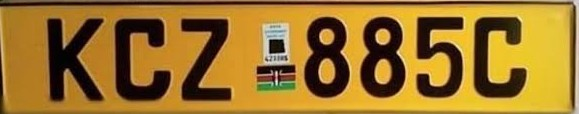
#> input picture plates2(advanced)/imgs/kcz.jpeg, 579 x 114 px
$ python main.py   (older library calls are emulated)
#> lines starting #> are read from the running program, lines starting #| are printed output that depends on the picture; after the words box and inside, x2 and y2 are one past the last pixel; in counts of white or black regions, pixels touching at a corner belong together
#> further down, img is the input picture: shape (114, 579, 3); mean B, G, R 43.3, 115.4, 154.3

import cv2
import pytesseract
import re

def recognize_plate(img):
    # grayscale region within bounding box
    gray = cv2.cvtColor(img, cv2.COLOR_RGB2GRAY)
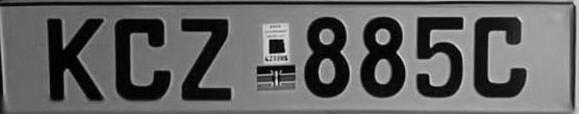
#> gray: shape (114, 579); min 0, max 239, mean 98.3
    # perform gaussian blur to smoothen image
    blur = cv2.GaussianBlur(gray, (5,5), 0)
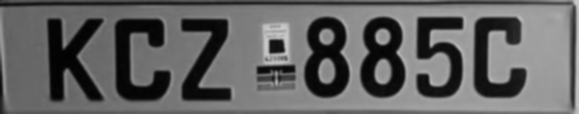
#> blur: shape (114, 579); min 2, max 203, mean 98.1
    # threshold the image using Otsus method to preprocess for tesseract
    ret, thresh = cv2.threshold(gray, 0, 255, cv2.THRESH_OTSU | cv2.THRESH_BINARY_INV)
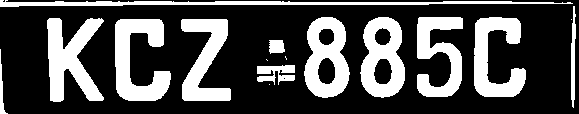
#> thresh: shape (114, 579); 29.8% white; 16 white regions (4 under 20 px), largest, box (x1, y1, x2, y2) and area: (47, 18, 104, 102) 2641, (115, 19, 171, 101) 2615, (304, 17, 350, 98) 2335
#> ret = 75
    # create rectangular kernel for dilation
    rect_kern = cv2.getStructuringElement(cv2.MORPH_RECT, (5,5))
    # apply dilation to make regions more clear
    dilation = cv2.dilate(thresh, rect_kern, iterations = 1)
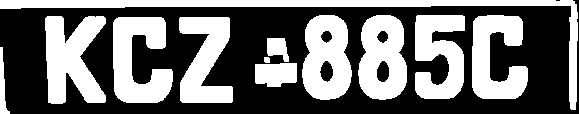
#> dilation: shape (114, 579); 43.7% white; 12 white regions
    # find contours of regions of interest within license plate
    try:
        contours, hierarchy = cv2.findContours(dilation, cv2.RETR_TREE, cv2.CHAIN_APPROX_SIMPLE)
#> contours = 16 contours; largest, box (x1, y1, x2, y2) and area: (0, 0, 578, 110) 4139, (45, 16, 106, 104) 3402, (302, 15, 352, 100) 3347, (358, 15, 407, 100) 3320, (113, 17, 173, 103) 3250
    except:
        ret_img, contours, hierarchy = cv2.findContours(dilation, cv2.RETR_TREE, cv2.CHAIN_APPROX_SIMPLE)
    sorted_contours = sorted(contours, key=lambda ctr: cv2.boundingRect(ctr)[0])
#> sorted_contours has the same summary as contours

    im2 = gray.copy()
    plate_num = ""
    # loop through contours and find individual letters and numbers in license plate
    for cnt in sorted_contours:
        x,y,w,h = cv2.boundingRect(cnt)
        height, width = im2.shape
        # if height of box is not tall enough relative to total height then skip
        if height / float(h) > 6: continue

        ratio = h / float(w)
        # if height to width ratio is less than 1.5 skip
        if ratio < 1: continue

        # if width is not wide enough relative to total width then skip
        if width / float(w) > 15: continue

        area = h * w
        # if area is less than 100 pixels skip
        if area < 100: continue

        # draw the rectangle
        rect = cv2.rectangle(im2, (x,y), (x+w, y+h), (0,255,0),2)
        # grab character region of image
        roi = thresh[y-5:y+h+5, x-5:x+w+5]
        # perfrom bitwise not to flip image to black text on white background
        roi = cv2.bitwise_not(roi)
        # perform another blur on character region
        roi = cv2.medianBlur(roi, 5)
        try:
            text = pytesseract.image_to_string(roi, config='-c tessedit_char_whitelist=0123456789ABCDEFGHIJKLMNOPQRSTUVWXYZ --psm 8 --oem 3')
            # clean tesseract text by removing any unwanted blank spaces
            clean_text = re.sub('[\W_]+', '', text)
            plate_num += clean_text
        except:
            text = None
#> this loop made 3 passes
#> (x, y, w, h, ratio) on passes 1 to 2: (0, 47, 10, 67, 6.7), (0, 0, 578, 110, 0.19)
#> (x, y, w, h, ratio, area) on pass 3: (45, 16, 61, 88, 1.44, 5368)
#> pass 3, in recognize_plate, `roi = thresh[y-5:y+h+5, x-5:x+w+5]`:
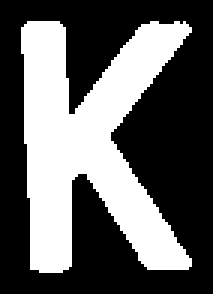
#> roi: shape (98, 71) (shown 3 times larger); 38% white; 1 white region, box (x1, y1, x2, y2) and area: (7, 7, 64, 91) 2641
#> pass 3, in recognize_plate, `roi = cv2.medianBlur(roi, 5)`:
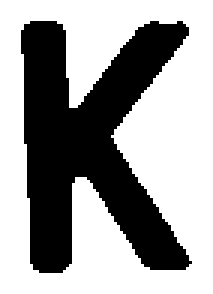
#> roi: shape (98, 71) (shown 3 times larger); 62.1% white; 1 black region, box (x1, y1, x2, y2) and area: (7, 7, 64, 91) 2634
#> after the loop, plate_num = ''
    if plate_num != None:
        print("License Plate #: ", plate_num)
    cv2.imshow("Character's Segmented", im2)
    cv2.waitKey(0)
    return plate_num

if __name__ == '__main__':
    img = cv2.imread('./imgs/kcz.jpeg')
#> (the run stopped early here; a loop or call above may not have finished)
